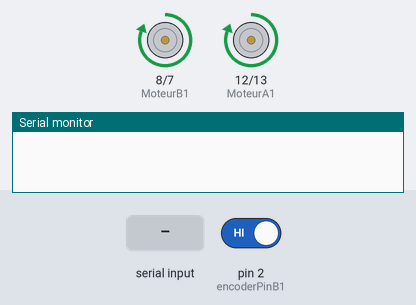
Bench run of a sketch on a simulated Arduino Uno, built with avr-gcc and run on an emulated ATmega328P. Shown: motor-driver pin pairs drawn as motors (green arrow = first pin HIGH = forward, orange = second pin HIGH = backward, longer = more drive), the last lines printed to the serial monitor. The inputs (shaded band) are chosen by the test bench; at power-on: pin 2 (encoderPinB1) HIGH.

Above: at 1.8 s.
1.9 s: "c" received over the second serial link
At 7.7 s:
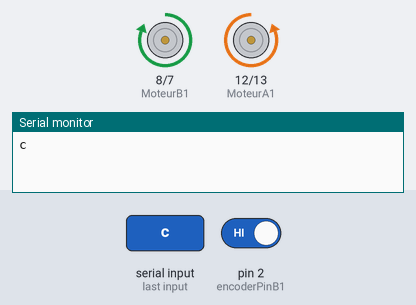
At 19.9 s:
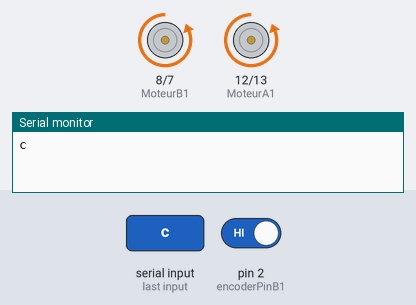
Timing chart, 0 to 20.2 s (numbered marks = the images above; inputs shaded):
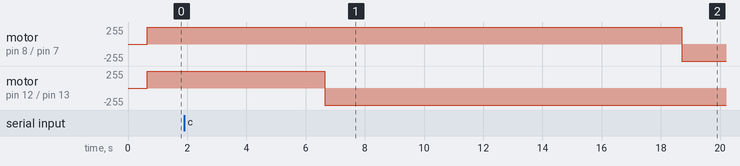

Measured:
- after the input at 1.9 s, motor on pin 8 (MoteurB1) / pin 7 (MoteurB2): forward 255/255 → backward 255/255 after 16.8 s instead of 0.75 s; motor on pin 12 (MoteurA1) / pin 13 (MoteurA2): forward 255/255 → backward 255/255 after 4.8 s instead of 0.75 s

The sketch:

blt.ino
```cpp
#include <SimpleTimer.h>
#include <SoftwareSerial.h>
SoftwareSerial bt(10, 11); // RX | TX
// asservissement en position angulaire un moteur à courant continu.

SimpleTimer timer;  // Timer pour échantillonnage

//Moteur A
const int MoteurA1 = 12;     // Commande de sens moteur, Input 1
const int MoteurA2 = 13;     // Commande de sens moteur, Input 21
const int pinPowerA = 9;     // Commande de vitesse moteur, Output Enabled1
const int encoderPinA1 = 3;  // compteur 1
const int encoderPinA2 = 5;  // compteur 2
//definition des entrées
const int MoteurB1 = 8;      // Commande de sens moteur, Input 1
const int MoteurB2 = 7;      // Commande de sens moteur, Input 2
const int pinPowerB = 6;     // Commande de vitesse moteur, Output Enabled1
const int encoderPinB1 = 2;  // compteur 1
const int encoderPinB2 = 4;  // compteur 2
bool rotationMG_1 =1;
bool rotationMG_2 =0;
bool rotationMD_1 =1;
bool rotationMD_2 =0;
//init echantillonage
unsigned int timeA = 0;
unsigned int timeB = 0;
const int frequence_echantillonnage = 20;

//init compteur :
int encoder0PosA = 0;  //position de départ=0
boolean A1_set = false;
//init compteur :
int encoder0PosB = 0;  //position de départ=0
boolean B1_set = false;


//consigne
double target_cm = 0;
double target_deg = 17.90 * target_cm;
int target_ticks;  //plus simple d'asservir en ticks car ce sera toujours un nombre entier

// init calculs asservissement PID
int erreurA = 0;  //erreur
float erreurPrecedenteA = 0;
float somme_erreurA = 0;
// init calculs asservissement PID
int erreurB = 0;  //erreur
float erreurPrecedenteB = 0;
float somme_erreurB = 0;
unsigned long temps;

//Definition des constantes du correcteur PID
const float kpA = 3.4;  // Coefficient proportionnel (choisis par essais successifs)
const float kiA = 0;    // Coefficient intégrateur
const float kdA = 0;    // Coefficient dérivateur
//Definition des constantes du correcteur PID
const float kpB = 2.0;  // Coefficient proportionnel (choisis par essais successifs)
const float kiB = 0;  // Coefficient intégrateur
const float kdB = 0;  // Coefficient dérivateur
unsigned long time;
char command;
int x=0;
/* Routine d'initialisation */
void setup() {
  target_ticks = target_deg * (120.0 * 16.0) / 360.0;
  Serial.begin(38400);  // Initialisation port COM
  bt.begin(38400);
  //MOTEURA
  pinMode(pinPowerA, OUTPUT);  // Sorties commande moteur
  pinMode(MoteurA1, OUTPUT);
  pinMode(MoteurA2, OUTPUT);
  pinMode(encoderPinA1, INPUT);  //sorties encodeur
  pinMode(encoderPinA2, INPUT);
  digitalWrite(encoderPinA1, HIGH);  // Resistance interne arduino ON
  digitalWrite(encoderPinA2, HIGH);  // Resistance interne arduino ON
  // Interruption de l'encodeur A en sortie 0 (pin 2)

  //moteurB
  pinMode(pinPowerB, OUTPUT);  // Sorties commande moteur
  pinMode(MoteurB1, OUTPUT);
  pinMode(MoteurB2, OUTPUT);
  pinMode(encoderPinB1, INPUT);  //sorties encodeur
  pinMode(encoderPinB2, INPUT);
  digitalWrite(encoderPinB1, HIGH);  // Resistance interne arduino ON
  digitalWrite(encoderPinB2, HIGH);  // Resistance interne arduino ON


  //MOTEURA
  attachInterrupt(0, doEncoderA1, CHANGE);
  // Interruption de l'encodeur A en sortie 1 (pin 3)ç
  analogWrite(pinPowerA, 0);  // Initialisation sortie moteur à 0
  delay(300);                 // Pause de 0,3 sec pour laisser le temps au moteur de s'arréter si celui-ci est en marche
  // Interruption pour calcul du PID et asservissement appelée toutes les 10ms
  //MOTEURB
  attachInterrupt(0, doEncoderB1, CHANGE);
  // Interruption de l'encodeur A en sortie 1 (pin 3)
  analogWrite(pinPowerB, 0);  // Initialisation sortie moteur à 0
  delay(300);                 // Pause de 0,3 sec pour laisser le temps au moteur de s'arréter si celui-ci est en marche
                              // Interruption pour calcul du PID et asservissement appelée toutes les 10ms

  timer.setInterval(1000 / frequence_echantillonnage, asservissement);
}


/* Fonction principale */
void loop() {
  timer.run();
  time=millis();
  if(bt.available())
  {
    command=bt.read();
    Serial.println(command);
    delay(4000);
    switch(command)
    {
      case 'k':
      for(int i=0;i<4;i++)
        {
          commande(20,1,1);
          carre();
        }
        break;

      case 't' :
        for(int i=0;i<3;i++)
        {
          commande(20,1,1);
          triangle();
          delay(2000);
        }

      case 'c' :
        cercle();
        break;
      }
  }
}
//---- Cette fonction est appelée toutes les 20ms pour calcul du correcteur PID
void asservissement()
{
  erreurA = target_ticks - encoder0PosA;
  erreurB = target_ticks - encoder0PosB;

  somme_erreurA += erreurA;
  somme_erreurB += erreurB;

  // Calcul de la vitesse courante du moteur
  int vitMoteurA = kpA * erreurA + kdA * (erreurA - erreurPrecedenteA) + kiA * (somme_erreurA);
  erreurPrecedenteA = erreurA;  // Ecrase l'erreur précedente par la nouvelle erreur

  int vitMoteurB = kpB * erreurB + kdB * (erreurB - erreurPrecedenteB) + kiB * (somme_erreurB);
  erreurPrecedenteB = erreurB;

  if (vitMoteurA > 100) vitMoteurA = 100;
  else if (vitMoteurA < -100) vitMoteurA = 100;
  if (vitMoteurB > 120) vitMoteurB = -120;
  else if (vitMoteurB < -120) vitMoteurB = -120;

  TournerA(vitMoteurA,rotationMD_1,rotationMD_2);
  TournerB(vitMoteurB,rotationMG_1,rotationMG_2);
  float angle_degA = encoder0PosA / 120.0 / 8 * 360;
  float distanceA = encoder0PosA / 120.0 / 16*360 / 17.90;
  float angle_degB = encoder0PosB / 120.0 / 8.0 * 360;
  float distanceB = encoder0PosB / 120.0 / 16.0 * 360 / 17.90;

  if(distanceA>=target_cm or distanceB>=target_cm)
  {  //Arete les moteurs apres avoir fait la distance cible
    commande(0,0,0);
    delay(2000);
  }

}

//MOTEUR A
void doEncoderA1() {
  A1_set = digitalRead(encoderPinA1) == HIGH;
  encoder0PosA++;
}
//---- Interruption appelée à tous les changements d'état de B

//MOTEUR B
void doEncoderB1() {
  B1_set = digitalRead(encoderPinB1) == HIGH;
  encoder0PosB++;  //modifie le compteur selon les deux états des encodeurs
}
//---- Fonction appelée pour contrôler le moteurA
void TournerA(int rapportCyclique, bool rotationMD_1,bool rotationMD_2) {
  analogWrite(pinPowerA, rapportCyclique);
  if (rapportCyclique > 0)
  {
    digitalWrite(MoteurA1, rotationMD_2);
    digitalWrite(MoteurA2, rotationMD_1);
  }
  else
  {
    digitalWrite(MoteurA1, rotationMD_1);
    digitalWrite(MoteurA2, rotationMD_2);
    rapportCyclique = -rapportCyclique;
  }
}
//MOTEUR B
void TournerB(int rapportCyclique,bool rotationMG_1,bool rotationMG_2) {
  analogWrite(pinPowerB, rapportCyclique);
  if (rapportCyclique > 0)
   {
    digitalWrite(MoteurB1, rotationMG_2);
    digitalWrite(MoteurB2, rotationMG_1);
  }
  else
  {
    digitalWrite(MoteurB1, rotationMG_1);
    digitalWrite(MoteurB2, rotationMG_2);
    rapportCyclique = -rapportCyclique;
  }
}

void carre()
{
  delay(5000);
  commande((20.05*3.1415926535)/4,0,1);
}

void cercle()
{
  TournerA(120,1,0);
  delay(12050);
}


void triangle()
{
  commande((20.05*3.1415926535)/3,0,1);
}

void commande(int distance,int sensrotationG,int sensrotationD )
{
  target_cm = distance;
  target_deg = 17.90 * target_cm;
  target_ticks = target_deg * (120.0 * 16.0) / 360.0;
  encoder0PosA = 0;  //position de départ=0
  boolean A1_set = false;
  encoder0PosB = 0;  //position de départ=0
  boolean B1_set = false;
  erreurA = 0;  //erreur
  erreurPrecedenteA = 0;
  somme_erreurA = 0;
  erreurB = 0;  //erreur
  erreurPrecedenteB = 0;
  somme_erreurB = 0;
  if(sensrotationG==1)
  {
    rotationMG_1=1;
    rotationMG_2=0;
  }
  else if(sensrotationG==0)
  {
    rotationMG_1=0;
    rotationMG_2=1;
  }
  if(sensrotationD==1)
  {
    rotationMD_1=1;
    rotationMD_2=0;
  }
  if(sensrotationD==0)
  {
    rotationMD_1=0;
    rotationMD_2=1;
  }
}
```
